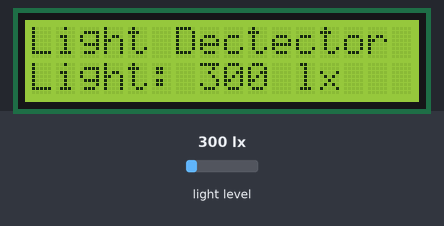
This sketch was run on a simulated Arduino Uno, built with avr-gcc and run on an emulated ATmega328P. Parts: 16×2 character LCD. The inputs (shaded band) are chosen by the test bench; at power-on: light level 300 lx. What the sketch prints to the serial monitor is not drawn.

Above: at 1.2 s.
1.3 s: light level set to 40 lx
At 2.7 s:
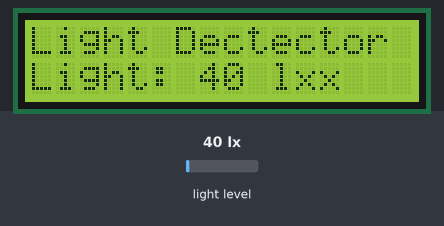
3.5 s: light level set to 500 lx
At 4.4 s:
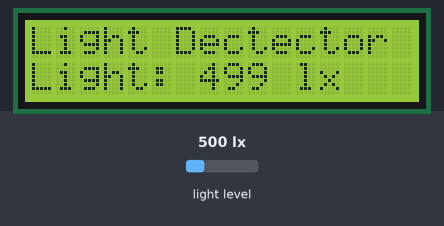
5.5 s: light level set to 1000 lx
At 7.4 s:
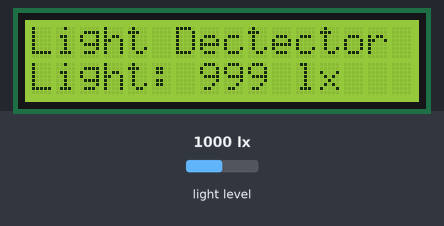
Timing chart, 0 to 8.9 s (numbered marks = the images above; inputs shaded):
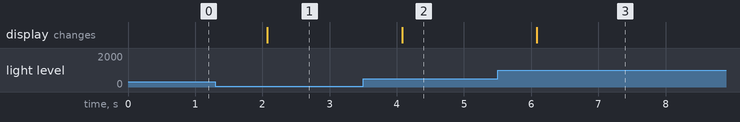

The sketch:

code_for_light_intensity_measuring_meter.ino
```cpp
#include <Wire.h>
#include <BH1750.h>
#include <LiquidCrystal.h>
const int rs = 12, en = 11, d4 = 5, d5 = 4, d6 = 3, d7 = 2;
LiquidCrystal lcd(rs, en, d4, d5, d6, d7);

BH1750 lightMeter;

void setup(){
  Serial.begin(9600);
  lcd.begin(16, 2);
  lightMeter.begin();
  Serial.println("Running...");
  Serial.println("Light Measuring Meter");
  lcd.print("Light Dectector");
}


void loop() {
  uint16_t lux = lightMeter.readLightLevel();
  lcd.setCursor(0, 1);
  lcd.print("Light: ");
  Serial.println("Light: ");
  lcd.print(lux);
  Serial.println(lux);
  lcd.print(" lx");
  Serial.println(" lx");
  delay(1000);
}
```

Measured:
- after the input at 1.3 s, the display: changes after 0.77 s (image 1)
- after the input at 3.5 s, the display: changes after 0.58 s (image 2)
- after the input at 5.5 s, the display: changes after 0.58 s (image 3)
